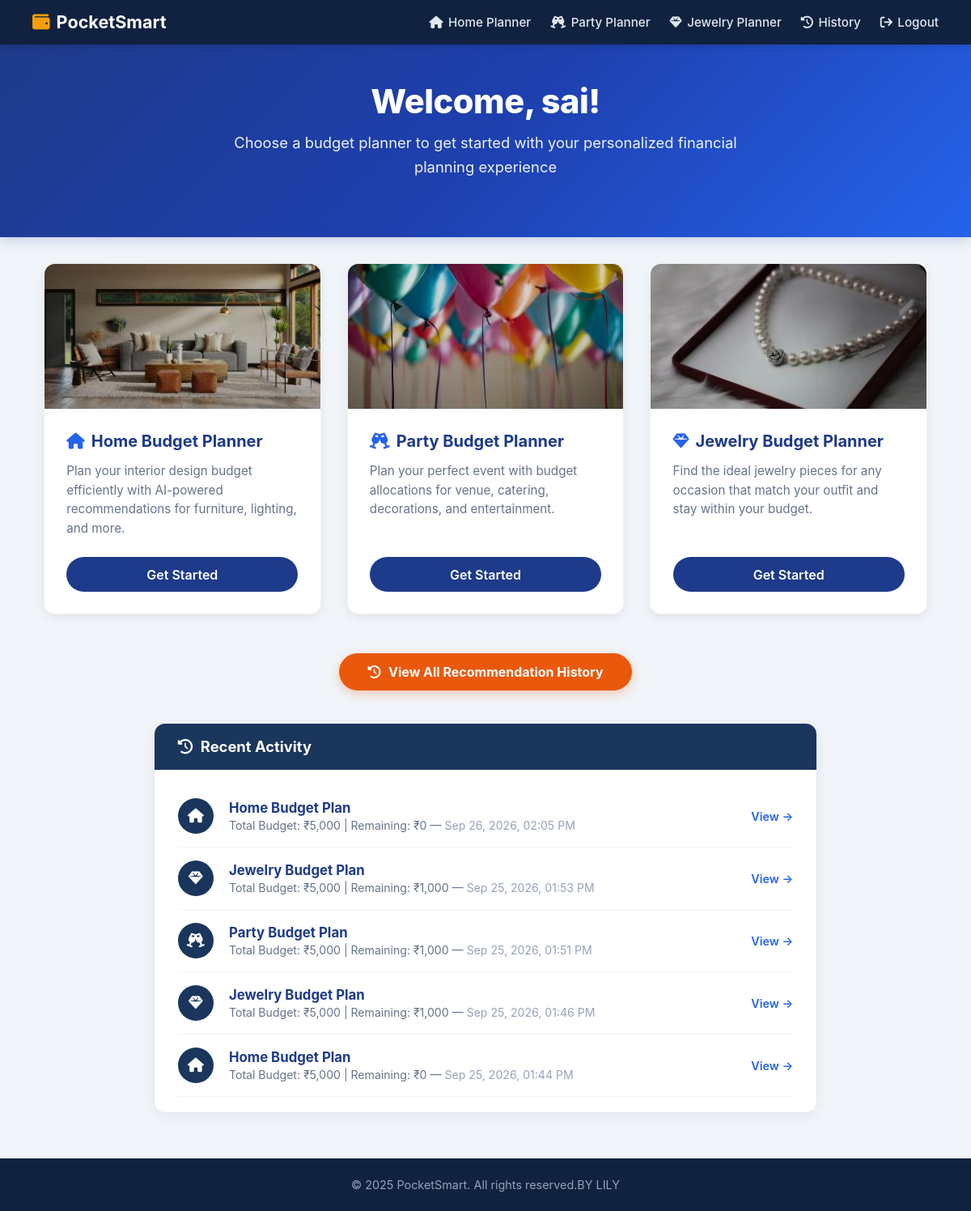
Screenshot of /dashboard (signed in) with the database file from the repository.
### tables this page shows
CREATE TABLE users (
        id TEXT PRIMARY KEY,
        username TEXT UNIQUE NOT NULL,
        email TEXT UNIQUE NOT NULL,
        full_name TEXT,
        hashed_password TEXT NOT NULL,
        is_active INTEGER DEFAULT 1,
        created_at TEXT NOT NULL
    );

CREATE TABLE recommendations (
        id TEXT PRIMARY KEY,
        username TEXT NOT NULL,
        timestamp TEXT NOT NULL,
        recommendation_type TEXT NOT NULL,
        input_data TEXT NOT NULL,
        input_summary TEXT NOT NULL,
        result_summary TEXT NOT NULL,
        full_result TEXT NOT NULL,
        FOREIGN KEY (username) REFERENCES users (username)
    );

### app.py (the view)
@app.get("/dashboard", response_class=HTMLResponse)
async def dashboard_page(request: Request):
    current_user = await get_current_user_optional(request)
    if not current_user:
        return RedirectResponse(url="/login", status_code=status.HTTP_302_FOUND)
    recent_history = database.get_user_recommendations(current_user.username)
    return templates.TemplateResponse(
        request=request,
        name="dashboard.html",
        context={
            "user": current_user,
            "recent_activity": recent_history[:5]
        }
    )

### templates/dashboard.html (shortened to what this page needs)
<!DOCTYPE html>
<html lang="en">
<head>
  <link rel="stylesheet" href="/static/styles.css">
  <link rel="stylesheet" href="https://cdnjs.cloudflare.com/ajax/libs/font-awesome/6.4.0/css/all.min.css">
</head>
<body>
  <nav class="navbar">
    <a href="/dashboard" class="nav-brand">
      <i class="fa-solid fa-wallet"></i> PocketSmart
    </a>
    <ul class="nav-links">
      <li><a href="/home-planner"><i class="fa-solid fa-house"></i> Home Planner</a></li>
      <li><a href="/party-planner"><i class="fa-solid fa-champagne-glasses"></i> Party Planner</a></li>
      <li><a href="/jewelry-planner"><i class="fa-solid fa-gem"></i> Jewelry Planner</a></li>
      <li><a href="/history"><i class="fa-solid fa-clock-rotate-left"></i> History</a></li>
      <li><a href="/logout"><i class="fa-solid fa-arrow-right-from-bracket"></i> Logout</a></li>
    </ul>
  </nav>
  <section class="hero-banner" style="padding: 2.8rem 1.5rem 3rem 1.5rem;">
    <div class="container">
      <h1 style="font-size: 2.6rem;">Welcome, {{ user.username }}!</h1>
      <p style="font-size: 1.15rem; max-width: 700px;">
        Choose a budget planner to get started with your personalized financial planning experience
      </p>
    </div>
  </section>
  <main class="main-content">
    <div class="container">
      <div class="grid-3" style="margin-top: 0;">
        <div class="planner-card">
          <img src="/static/images/home_card.jpg" alt="Home Interior" class="planner-card-img" onerror="this.src='https://images.unsplash.com/photo-1618221195710-dd6b41faaea6?auto=format&fit=crop&w=600&q=80'">
          <div class="planner-card-body">
            <h3><i class="fa-solid fa-house" style="color: #2563eb;"></i> Home Budget Planner</h3>
            <p>
              Plan your interior design budget efficiently with AI-powered recommendations for furniture, lighting, and more.
            </p>
            <a href="/home-planner" class="btn-card-action">Get Started</a>
          </div>
        </div>
        <div class="planner-card">
          <img src="/static/images/party_card.jpg" alt="Party Planning" class="planner-card-img" onerror="this.src='https://images.unsplash.com/photo-1530103862676-de8c9debad1d?auto=format&fit=crop&w=600&q=80'">
          <div class="planner-card-body">
            <h3><i class="fa-solid fa-champagne-glasses" style="color: #2563eb;"></i> Party Budget Planner</h3>
            <p>
              Plan your perfect event with budget allocations for venue, catering, decorations, and entertainment.
            </p>
            <a href="/party-planner" class="btn-card-action">Get Started</a>
          </div>
        </div>
        <div class="planner-card">
          <img src="/static/images/jewelry_card.jpg" alt="Jewelry Planning" class="planner-card-img" onerror="this.src='https://images.unsplash.com/photo-1599643478518-a784e5dc4c8f?auto=format&fit=crop&w=600&q=80'">
          <div class="planner-card-body">
            <h3><i class="fa-solid fa-gem" style="color: #2563eb;"></i> Jewelry Budget Planner</h3>
            <p>
              Find the ideal jewelry pieces for any occasion that match your outfit and stay within your budget.
            </p>
            <a href="/jewelry-planner" class="btn-card-action">Get Started</a>
          </div>
        </div>
      </div>
      <div style="text-align: center; margin: 3rem 0 2.5rem 0;">
        <a href="/history" style="display: inline-flex; align-items: center; gap: 0.6rem; background: #ea580c; color: #ffffff; padding: 0.8rem 2.2rem; border-radius: 9999px; font-weight: 700; text-decoration: none; box-shadow: 0 4px 14px rgba(234, 88, 12, 0.3); transition: all 0.2s;">
          <i class="fa-solid fa-clock-rotate-left"></i> View All Recommendation History
        </a>
      </div>
      <div style="max-width: 820px; margin: 0 auto; background: #ffffff; border-radius: 14px; overflow: hidden; box-shadow: 0 4px 16px rgba(0, 0, 0, 0.06); border: 1px solid var(--border-color);">
        <div style="background-color: #1a365d; color: #ffffff; padding: 1.1rem 1.8rem; font-size: 1.15rem; font-weight: 700; display: flex; align-items: center; gap: 0.6rem;">
          <i class="fa-solid fa-clock-rotate-left"></i> Recent Activity
        </div>
        <div style="padding: 1.2rem 1.8rem;">
          {% if recent_activity and recent_activity|length > 0 %}
            {% for act in recent_activity %}
              <div style="display: flex; align-items: center; gap: 1.2rem; padding: 1rem 0; border-bottom: 1px solid #f1f5f9;">
                <div style="width: 44px; height: 44px; border-radius: 50%; background: #1a365d; color: #ffffff; display: flex; align-items: center; justify-content: center; font-size: 1.1rem;">
                  {% if act.type == 'home' %}
                    <i class="fa-solid fa-house"></i>
                  {% elif act.type == 'party' %}
                    <i class="fa-solid fa-champagne-glasses"></i>
                  {% else %}
                    <i class="fa-solid fa-gem"></i>
                  {% endif %}
                </div>
                <div style="flex: 1;">
                  <h4 style="font-size: 1.05rem; color: #1e3a8a; margin-bottom: 0.2rem;">
                    {% if act.type == 'home' %}Home Budget Plan{% elif act.type == 'party' %}Party Budget Plan{% else %}Jewelry Budget Plan{% endif %}
                  </h4>
                  <p style="font-size: 0.88rem; color: #64748b;">
                    {{ act.summary }} — <span style="color: #94a3b8;">{{ act.timestamp }}</span>
                  </p>
                </div>
                <a href="/history" style="color: #2563eb; text-decoration: none; font-size: 0.9rem; font-weight: 600;">View →</a>
              </div>
            {% endfor %}
          {% endif %}
        </div>
      </div>
    </div>
  </main>
  <footer class="footer">
    <div class="container">
      <p>© 2025 PocketSmart. All rights reserved.BY LILY</p>
    </div>
  </footer>
</body>
</html>

### static/styles.css (style rules this page uses)
:root { --primary: #1e3a8a; --primary-hover: #172554; --primary-light: #2563eb; --accent-gold: #f59e0b; --accent-orange: #ea580c; --bg-page: #f1f5f9; --card-bg: #ffffff; --text-dark: #1e293b; --text-muted: #64748b; --border-color: #e2e8f0; --success: #10b981; }
* { box-sizing: border-box; margin: 0; padding: 0; font-family: -apple-system, BlinkMacSystemFont, "Segoe UI", Roboto, Oxygen, Ubuntu, Cantarell, "Helvetica Neue", sans-serif; }
body { background-color: var(--bg-page); color: var(--text-dark); min-height: 100vh; display: flex; flex-direction: column; }
.navbar { background-color: #112240; color: #ffffff; display: flex; justify-content: space-between; align-items: center; padding: 0.9rem 2.5rem; box-shadow: 0 2px 8px rgba(0, 0, 0, 0.15); position: sticky; top: 0; z-index: 100; }
.nav-brand { display: flex; align-items: center; gap: 0.5rem; font-size: 1.35rem; font-weight: 700; color: #ffffff; text-decoration: none; }
.nav-brand i { color: var(--accent-gold); }
.nav-links { display: flex; align-items: center; gap: 1.5rem; list-style: none; }
.nav-links a { color: #e2e8f0; text-decoration: none; font-size: 0.95rem; font-weight: 500; display: flex; align-items: center; gap: 0.4rem; transition: color 0.2s ease; }
.hero-banner { background: linear-gradient(135deg, #1e3a8a 0%, #1e40af 50%, #2563eb 100%); color: #ffffff; text-align: center; padding: 3.5rem 1.5rem; margin-bottom: 2rem; box-shadow: 0 4px 14px rgba(30, 58, 138, 0.2); }
.hero-banner h1 { font-size: 2.5rem; font-weight: 800; margin-bottom: 0.8rem; letter-spacing: -0.5px; }
.hero-banner p { font-size: 1.1rem; max-width: 650px; margin: 0 auto 1.5rem auto; opacity: 0.92; line-height: 1.6; }
.main-content { flex: 1; padding-bottom: 3.5rem; }
.container { max-width: 1140px; margin: 0 auto; padding: 0 1.5rem; }
.grid-3 { display: grid; grid-template-columns: repeat(auto-fit, minmax(300px, 1fr)); gap: 2rem; margin-top: 2rem; }
.planner-card { background: var(--card-bg); border-radius: 14px; overflow: hidden; box-shadow: 0 4px 12px rgba(0, 0, 0, 0.07); transition: all 0.25s ease; display: flex; flex-direction: column; border: 1px solid rgba(0, 0, 0, 0.05); }
.planner-card-img { width: 100%; height: 180px; object-fit: cover; display: block; }
.planner-card-body { padding: 1.7rem; flex: 1; display: flex; flex-direction: column; }
.planner-card-body h3 { font-size: 1.25rem; font-weight: 700; color: #1e3a8a; margin-bottom: 0.8rem; display: flex; align-items: center; gap: 0.5rem; }
.planner-card-body p { color: var(--text-muted); font-size: 0.95rem; line-height: 1.55; margin-bottom: 1.5rem; flex: 1; }
.btn-card-action { background-color: #1e3a8a; color: #ffffff; text-align: center; padding: 0.7rem 1.2rem; border-radius: 9999px; font-weight: 600; text-decoration: none; transition: background 0.2s; display: block; border: none; cursor: pointer; }
.footer { background-color: #112240; color: #94a3b8; text-align: center; padding: 1.5rem; font-size: 0.9rem; margin-top: auto; }

### rows the page displays
users: username "sai"
recommendations: recommendation_type "home" (drawn), summary "Total Budget: ₹5,000 | Remaining: ₹0", timestamp "Sep 26, 2026, 02:05 PM"
recommendations: recommendation_type "jewelry" (drawn), summary "Total Budget: ₹5,000 | Remaining: ₹1,000", timestamp "Sep 25, 2026, 01:53 PM"
recommendations: recommendation_type "party" (drawn), summary "Total Budget: ₹5,000 | Remaining: ₹1,000", timestamp "Sep 25, 2026, 01:51 PM"
recommendations: recommendation_type "jewelry" (drawn), summary "Total Budget: ₹5,000 | Remaining: ₹1,000", timestamp "Sep 25, 2026, 01:46 PM"
recommendations: recommendation_type "home" (drawn), summary "Total Budget: ₹5,000 | Remaining: ₹0", timestamp "Sep 25, 2026, 01:44 PM"
